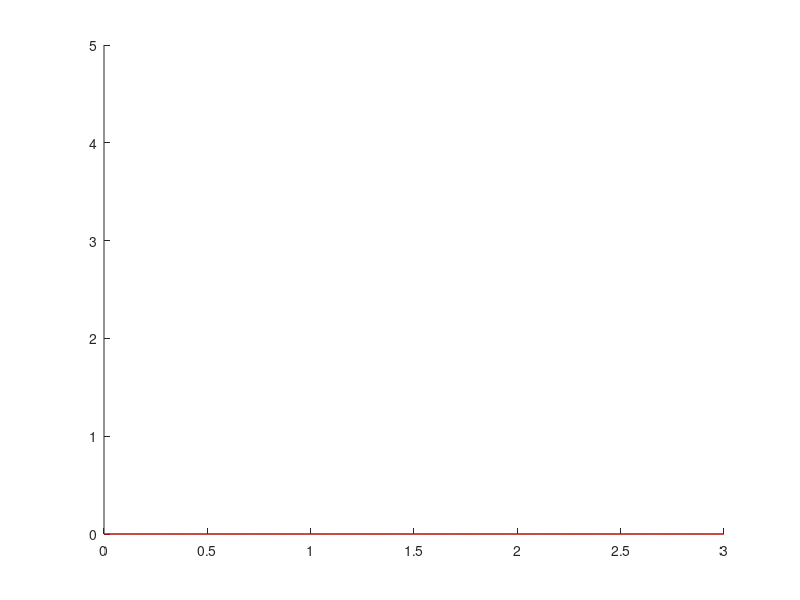

Recreate this plot in MATLAB.
% 1.
%x = [1.00, 2.00, 3.00, 4.00, 5.00, 6.00, 7.00];
%fx = [13, 15, 20, 14, 15, 13, 10];
%xfind = 8.00;
%
%[a, b] = lls_find_ab(x, fx)
%
%fprintf('time %f = %f temperature \n', xfind, lls_eval(a, b, xfind));
%
%xlls = 0 : 0.07 : 12;
%ylls = [];
%for i = 1:length(xlls)
%    ylls = [ylls lls_eval(a, b, xlls(i))];
%end
%
%hold on;
%plot(x, fx, 'b*');
%plot(xlls, ylls, 'r');
%legend('points', 'lls');

% 2.
%%temperature
%x = [0, 10, 20, 30, 40, 60, 80, 100];
%
%% pressure
%fx = [0.0061, 0.0123, 0.0234, 0.0424, 0.0738, 0.1992, 0.4736 1.0133];
%
%% a)
%xfind = 45;
%p45 = 0.095848;
%
%pthird_fit = polyfit(x, fx, 3);
%pfourth_fit = polyfit(x, fx, 4);
%pthird = polyval(pthird_fit, xfind);
%pfourth = polyval(pfourth_fit, xfind);
%
%fprintf('P(%f) with degree 3 = %f with error %f\n', xfind, pthird, pthird - p45);
%fprintf('P(%f) with degree 4 = %f with error %f\n', xfind, pfourth, pfourth - p45);
%
%% b)
%xpoints = linspace(0, 100, 1000);
%ypolynomial = polyval(pfourth_fit, xpoints);
%
%ylagr = [];
%for i = 1:length(xpoints)
%    ylagr = [ylagr lmf(x, fx, xpoints(i))];
%end
%
%hold on;
%plot(x, fx, 'b*');
%plot(xpoints, ypolynomial, 'r');
%plot(xpoints, ylagr);
%legend('points', 'polynomial', 'lmf');

%% 3.
%x = -3 : 0.4 : 3;
%y = sin(x);
%
%xpoints = linspace(-3, 3, 1000);
%ypoints = polyval(polyfit(x, y, 4), xpoints);
%
%hold on;
%plot(x, y, 'b*');
%plot(xpoints, ypoints, 'r');
%legend('points', 'polynomial');

% 4.
% Must provide input with mouse
axis([0, 3, 0, 5]);
[x, y] = ginput(10);

xpoints = linspace(0, 3, 100);
ypolyomial = polyval(polyfit(x, y, 9), xpoints);

hold on;
plot(x, y, 'b*');

plot(xpoints, ypolyomial, 'r');
